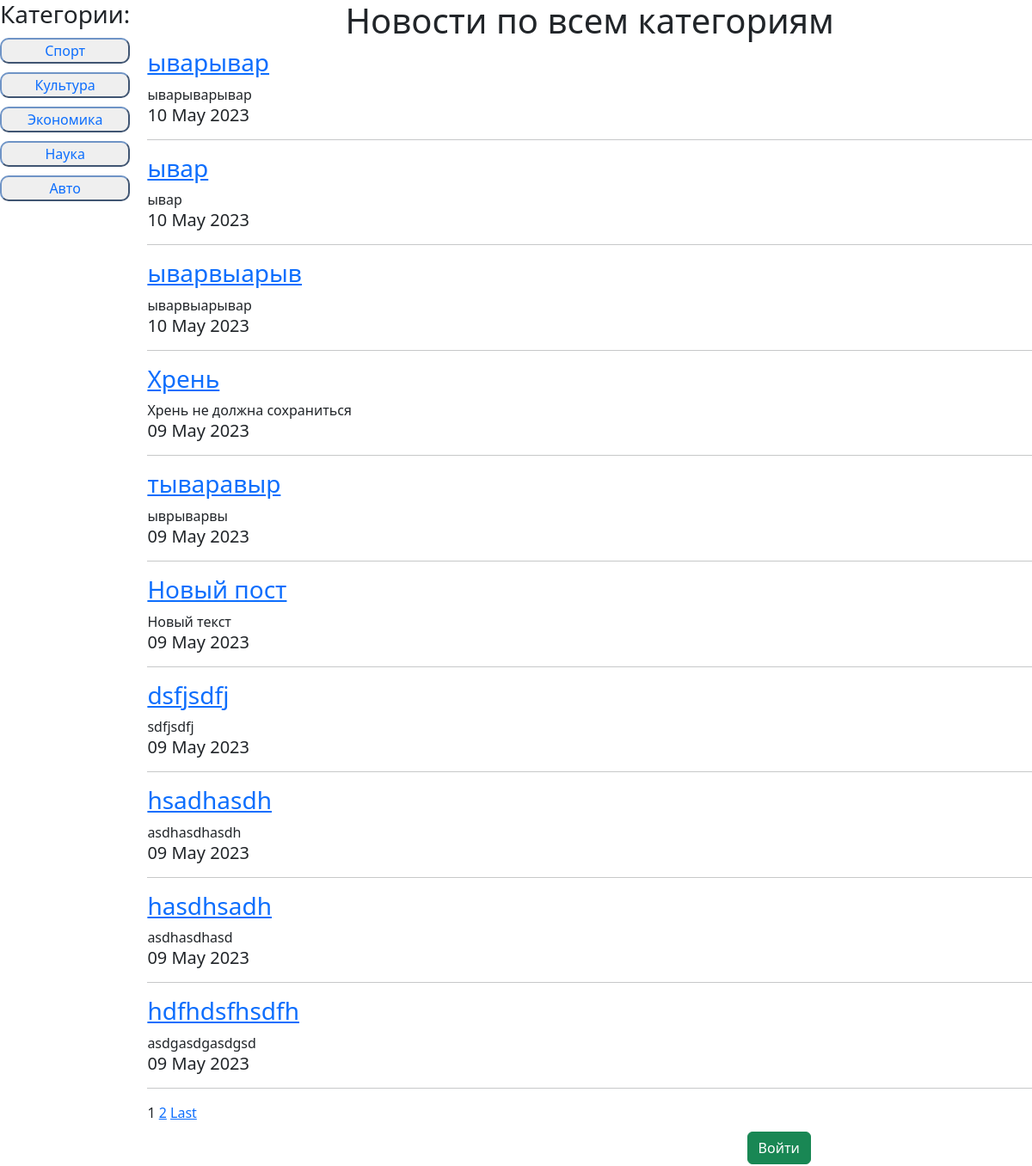
Before: /news/ with the older database file.
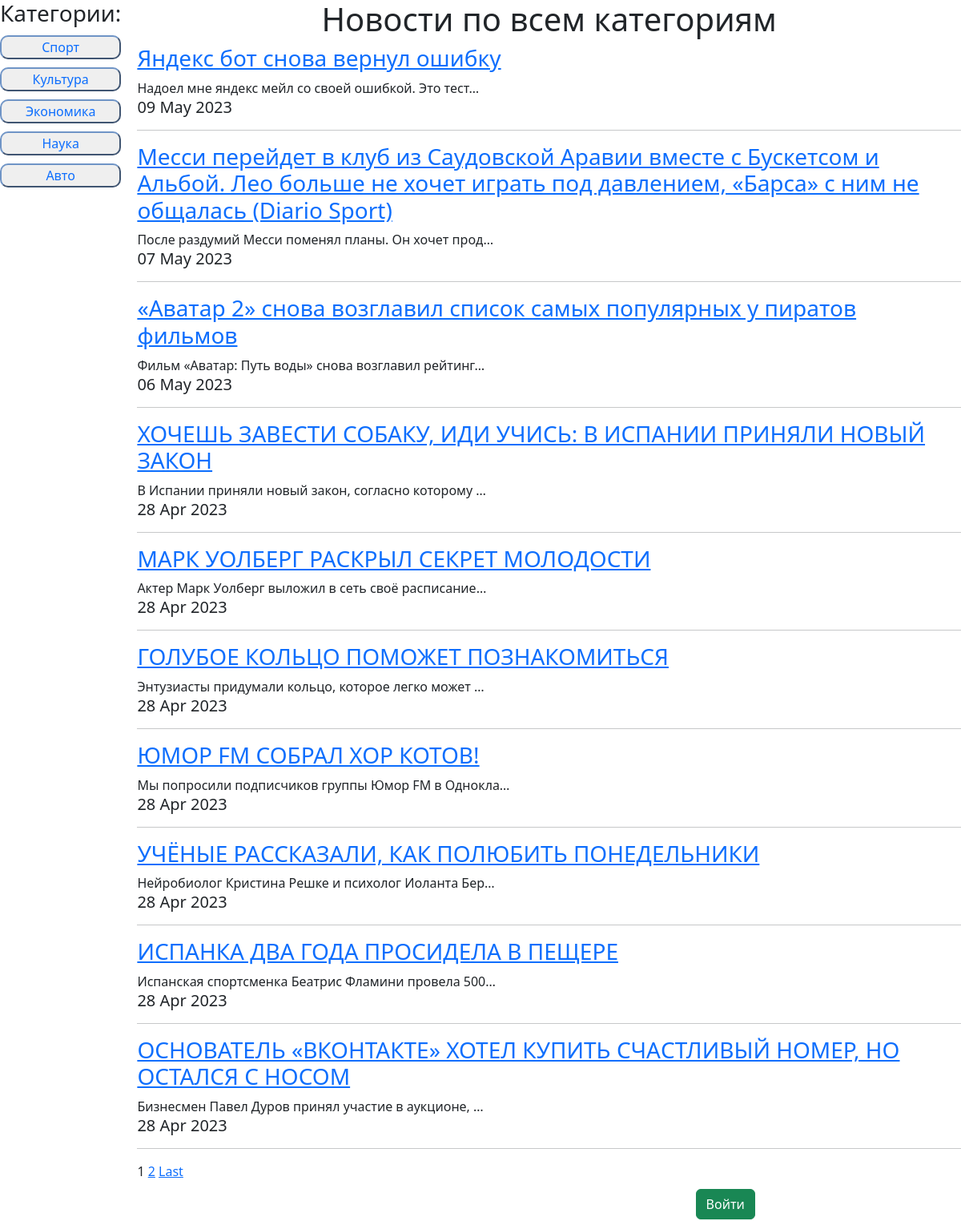
After: the same page with the newer database file.
### news/models.py (models this page shows, shortened)
class Category(models.Model):
	new_category = models.CharField(max_length = 100, unique = True)
	def __str__(self):
		return f'{self.new_category}'

class Post(models.Model):
	POST_TYPE = [('AR', 'Статья'), ('NW', 'Новость')]
	author = models.ForeignKey(Author, on_delete = models.CASCADE)
	post_type = models.CharField(max_length = 2, choices = POST_TYPE, default = 'AR')
	time_create = models.DateTimeField(auto_now_add = True)
	title = models.CharField(max_length = 255)
	text = models.TextField()
	rating = models.IntegerField(default = 0)
	categories = models.ManyToManyField(Category, through='PostCategory')

### news/views.py (the view)
# urls.py: path('', cache_page(60*5)(PostsList.as_view()), name=''),
class PostsList(ListView):
    model = Post
    template_name ='news.html'
    context_object_name = 'news'
    paginate_by = 10
    def get_queryset(self):
        if len(self.kwargs):
            category = Category.objects.get(id=self.kwargs['category_id'])
            queryset = Post.objects.filter(categories=category).order_by('-time_create')
        else:
            queryset = Post.objects.order_by('-time_create')
        return queryset
    def get_context_data(self, **kwargs):
        user = self.request.user
        context = super().get_context_data(**kwargs)
        context['is_author'] = user.groups.filter(name = 'Authors').exists()
        context['categories'] = Category.objects.all()
        if len(self.kwargs):
            context['category_name'] = Category.objects.get(id=self.kwargs['category_id'])
            if user.is_authenticated:
                context['user_subsсribed'] = user.subscribers_set.filter(news_category__new_category=context['category_name'])
        return context

### news/templatetags/custom_filters.py (called while the page is built)
@register.filter(name='censor')
def censor(text):
    bad_words = ('Теперь', 'нового', 'вышло')
    for word in bad_words:
        if word in text:
            text = text.replace(word, '*****')
    return text

### news/templates/news.html (shortened to what this page needs)
{% extends 'default.html' %}
{% load custom_filters %}
{% load static %}
{% block css %}
    <link href="{% static '/news/style.css' %}" rel="stylesheet">
    <link href="{% static '/bootstrap/bootstrap.min.css' %}" rel="stylesheet">
{% endblock css %}
{% block content %}
    <div class="conteiner">
        {% load cache %}
        {% cache 1800 categories_list_cash %}
        <div class="item sidebar">
            <h3>Категории:</h3>
            <ul>
                {% for category in categories %}
            <li><button id="category_buttons">
                <a class="a_cat_filter" href="{% url 'category_filter' category.id %}">{{ category }}</a>
            </button></li>
                {% endfor %}
            </ul>
        </div>
        {% endcache %}
    <div class="item content">
    {% if not category_name %}
        <h1 id="count_cat_news">Новости по всем категориям</h1>
    {% endif %}
{% for onenews in news%}
    <a href="{% url 'post_detail' onenews.id %}"><h3>{{onenews.title|censor}}</h3></a>
    {{onenews.text|truncatechars:50|censor}}
    <h5>{{onenews.time_create|date:'d M Y'}}</h5>
<hr>
{% endfor %}
    {% if is_paginated %}
        {% for num in page_obj.paginator.page_range %}
            {% if page_obj.number == num %}
                <a>{{ num }}</a>
            {% endif %}
        {% endfor %}
        {% if page_obj.has_next %}
            {% if page_obj.next_page_number == page_obj.paginator.num_pages %}
                <a href="?page={{ page_obj.next_page_number }}">{{ page_obj.next_page_number }}</a>
            {% else %}
                <a href="?page={{ page_obj.next_page_number }}">{{page_obj.next_page_number}}</a>
                <a href="?page={{ page_obj.paginator.num_pages }}">Last</a>
            {% endif %}
        {% endif %}
    {% endif %}
    <div style="width: 50%; margin: 10px 25% 50px 25%">
        {% if user.is_authenticated %}
                <a href="{% url 'logout' %}" style="float: right; text-decoration: none"><button type="button" style="float: right" class="btn btn-success">Выйти</button></a>
        {% else %}
                <a href="/accounts/login/?next=/"><button style="float: right" class="btn btn-success">Войти</button></a>
        {% endif %}
    </div>
    </div>
    </div>
{% endblock content %}

Changed rows visible on the page:
removed Post: title|censor "ыварывар", text|censor "ыварыварывар", time_create "10 May 2023"
removed Post: title|censor "ывар", text|censor "ывар", time_create "10 May 2023"
removed Post: title|censor "ыварвыарыв", text|censor "ыварвыарывар", time_create "10 May 2023"
removed Post: title|censor "Хрень", text|censor "Хрень не должна сохраниться", time_create "09 May 2023"
removed Post: title|censor "тываравыр", text|censor "ыврыварвы", time_create "09 May 2023"
removed Post: title|censor "Новый пост", text|censor "Новый текст", time_create "09 May 2023"
removed Post: title|censor "dsfjsdfj", text|censor "sdfjsdfj", time_create "09 May 2023"
removed Post: title|censor "hsadhasdh", text|censor "asdhasdhasdh", time_create "09 May 2023"
removed Post: title|censor "hasdhsadh", text|censor "asdhasdhasd", time_create "09 May 2023"
removed Post: title|censor "hdfhdsfhsdfh", text|censor "asdgasdgasdgsd", time_create "09 May 2023"
now on this page (row unchanged): Post: title|censor "Яндекс бот снова вернул ошибку", text|censor "Надоел мне яндекс мейл со своей ошибкой. Это тест…", time_create "09 May 2023"
now on this page (row unchanged): Post: title|censor "Месси перейдет в клуб из Саудовской Аравии вместе с Бускетсом и Альбой. Лео больше не хочет играть под давлением, «Барса» с ним не общалась (Diario Sport)", text|censor "После раздумий Месси поменял планы. Он хочет прод…", time_create "07 May 2023"
now on this page (row unchanged): Post: title|censor "«Аватар 2» снова возглавил список самых популярных у пиратов фильмов", text|censor "Фильм «Аватар: Путь воды» снова возглавил рейтинг…", time_create "06 May 2023"
now on this page (row unchanged): Post: title|censor "ХОЧЕШЬ ЗАВЕСТИ СОБАКУ, ИДИ УЧИСЬ: В ИСПАНИИ ПРИНЯЛИ НОВЫЙ ЗАКОН", text|censor "В Испании приняли новый закон, согласно которому …", time_create "28 Apr 2023"
now on this page (row unchanged): Post: title|censor "МАРК УОЛБЕРГ РАСКРЫЛ СЕКРЕТ МОЛОДОСТИ", text|censor "Актер Марк Уолберг выложил в сеть своё расписание…", time_create "28 Apr 2023"
now on this page (row unchanged): Post: title|censor "ГОЛУБОЕ КОЛЬЦО ПОМОЖЕТ ПОЗНАКОМИТЬСЯ", text|censor "Энтузиасты придумали кольцо, которое легко может …", time_create "28 Apr 2023"
now on this page (row unchanged): Post: title|censor "ЮМОР FM СОБРАЛ ХОР КОТОВ!", text|censor "Мы попросили подписчиков группы Юмор FM в Однокла…", time_create "28 Apr 2023"
now on this page (row unchanged): Post: title|censor "УЧЁНЫЕ РАССКАЗАЛИ, КАК ПОЛЮБИТЬ ПОНЕДЕЛЬНИКИ", text|censor "Нейробиолог Кристина Решке и психолог Иоланта Бер…", time_create "28 Apr 2023"
now on this page (row unchanged): Post: title|censor "ИСПАНКА ДВА ГОДА ПРОСИДЕЛА В ПЕЩЕРЕ", text|censor "Испанская спортсменка Беатрис Фламини провела 500…", time_create "28 Apr 2023"
now on this page (row unchanged): Post: title|censor "ОСНОВАТЕЛЬ «ВКОНТАКТЕ» ХОТЕЛ КУПИТЬ СЧАСТЛИВЫЙ НОМЕР, НО ОСТАЛСЯ С НОСОМ", text|censor "Бизнесмен Павел Дуров принял участие в аукционе, …", time_create "28 Apr 2023"
